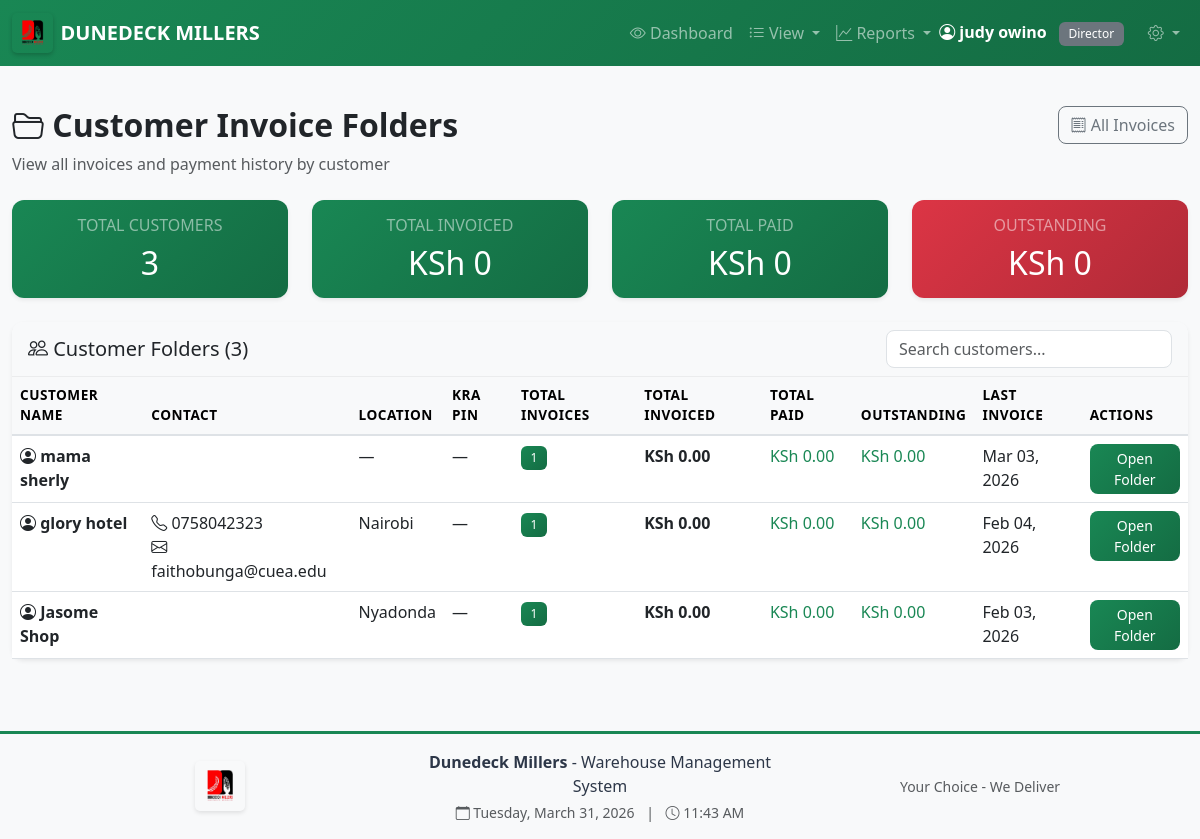
Screenshot of /customers (signed in) with the database file from the repository.
### app.py (models this page shows, shortened)
class User(UserMixin, db.Model):
    id = db.Column(db.Integer, primary_key=True)
    username = db.Column(db.String(80), unique=True, nullable=False)
    name = db.Column(db.String(120), nullable=False)
    password_hash = db.Column(db.String(200), nullable=False)
    role = db.Column(db.String(20), nullable=False)  # worker, manager, director, admin
    is_blocked = db.Column(db.Boolean, default=False)
    must_change_password = db.Column(db.Boolean, default=True)
    created_at = db.Column(db.DateTime, default=datetime.utcnow)
    last_login = db.Column(db.DateTime)
    sheets = db.relationship('IntakeSheet', foreign_keys='IntakeSheet.worker_id', backref='worker', lazy=True)
    authorized_sheets = db.relationship('IntakeSheet', foreign_keys='IntakeSheet.authorized_by_id', backref='authorized_by', lazy=True)

class Invoice(db.Model):
    __tablename__ = 'invoice'
    id = db.Column(db.Integer, primary_key=True)
    invoice_number = db.Column(db.String(100), unique=True, nullable=False)
    invoice_date = db.Column(db.Date, nullable=False, default=date.today)
    is_auto_generated = db.Column(db.Boolean, default=False)
    updated_by_id = db.Column(db.Integer, db.ForeignKey('user.id'), nullable=True)
    updated_at = db.Column(db.DateTime, nullable=True)
    customer_name = db.Column(db.String(200), nullable=False)
    phone_number = db.Column(db.String(20))
    email = db.Column(db.String(100))
    city = db.Column(db.String(100))
    state = db.Column(db.String(100))
    zip_code = db.Column(db.String(20))
    kra_pin = db.Column(db.String(50))
    reference_code = db.Column(db.String(100))
    subtotal = db.Column(db.Float, default=0)
    tax = db.Column(db.Float, default=0)
    grand_total = db.Column(db.Float, nullable=False)
    amount_paid = db.Column(db.Float, default=0)
    payment_status = db.Column(db.String(20), default='unpaid')
    created_by_id = db.Column(db.Integer, db.ForeignKey('user.id'))
    dispatch_id = db.Column(db.Integer, db.ForeignKey('dispatch.id'))
    created_at = db.Column(db.DateTime, default=datetime.utcnow)
    created_by = db.relationship('User', foreign_keys=[created_by_id], backref='invoices_created')
    dispatch = db.relationship('Dispatch', backref='invoices')
    items = db.relationship('InvoiceItem', backref='invoice', lazy=True, cascade='all, delete-orphan')
    payments = db.relationship('Payment', backref='invoice', lazy=True, cascade='all, delete-orphan')
    updated_by = db.relationship('User', foreign_keys=[updated_by_id], backref='updated_invoices')

### app.py (the view)
@app.route('/customers')
@login_required
def customers_list():
    customers_data = {}
    invoices = Invoice.query.order_by(Invoice.invoice_date.desc()).all()
    for invoice in invoices:
        customer = invoice.customer_name
        if customer not in customers_data:
            customers_data[customer] = {
                'name': customer,
                'phone': invoice.phone_number,
                'email': invoice.email,
                'city': invoice.city,
                'kra_pin': invoice.kra_pin,
                'total_invoices': 0,
                'total_invoiced': 0,
                'total_paid': 0,
                'outstanding': 0,
                'last_invoice_date': None
            }
        customers_data[customer]['total_invoices'] += 1
        customers_data[customer]['total_invoiced'] += invoice.grand_total
        customers_data[customer]['total_paid'] += invoice.amount_paid
        customers_data[customer]['outstanding'] += (invoice.grand_total - invoice.amount_paid)
        if not customers_data[customer]['last_invoice_date'] or invoice.invoice_date > customers_data[customer]['last_invoice_date']:
            customers_data[customer]['last_invoice_date'] = invoice.invoice_date
    customers_list = sorted(customers_data.values(), key=lambda x: x['last_invoice_date'] if x['last_invoice_date'] else date.min, reverse=True)
    return render_template('customers/list.html', customers=customers_list)

### templates/customers/list.html (shortened to what this page needs)
{% extends "base.html" %}
{% block content %}
<div class="row mb-4">
    <div class="col-md-8">
        <h2 class="fw-bold">
            <i class="bi bi-folder2-open"></i> Customer Invoice Folders
        </h2>
        <p class="text-muted mb-0">View all invoices and payment history by customer</p>
    </div>
    <div class="col-md-4 text-md-end">
        <a href="{{ url_for('invoices_list') }}" class="btn btn-outline-secondary">
            <i class="bi bi-receipt"></i> All Invoices
        </a>
    </div>
</div>
<div class="row mb-4">
    <div class="col-md-3">
        <div class="card bg-primary text-white shadow-sm">
            <div class="card-body text-center">
                <h6 class="text-white-50">TOTAL CUSTOMERS</h6>
                <h2 class="mb-0">{{ customers|length }}</h2>
            </div>
        </div>
    </div>
    <div class="col-md-3">
        <div class="card bg-success text-white shadow-sm">
            <div class="card-body text-center">
                <h6 class="text-white-50">TOTAL INVOICED</h6>
                <h2 class="mb-0">KSh {{ "{:,.0f}".format(customers|sum(attribute='total_invoiced')) }}</h2>
            </div>
        </div>
    </div>
    <div class="col-md-3">
        <div class="card bg-info text-white shadow-sm">
            <div class="card-body text-center">
                <h6 class="text-white-50">TOTAL PAID</h6>
                <h2 class="mb-0">KSh {{ "{:,.0f}".format(customers|sum(attribute='total_paid')) }}</h2>
            </div>
        </div>
    </div>
    <div class="col-md-3">
        <div class="card bg-danger text-white shadow-sm">
            <div class="card-body text-center">
                <h6 class="text-white-50">OUTSTANDING</h6>
                <h2 class="mb-0">KSh {{ "{:,.0f}".format(customers|sum(attribute='outstanding')) }}</h2>
            </div>
        </div>
    </div>
</div>
{% if customers %}
<div class="card shadow-sm">
    <div class="card-header bg-light">
        <div class="d-flex justify-content-between align-items-center">
            <h5 class="mb-0"><i class="bi bi-people"></i> Customer Folders ({{ customers|length }})</h5>
            <input type="text" id="searchInput" class="form-control w-25" placeholder="Search customers...">
        </div>
    </div>
    <div class="card-body p-0">
        <div class="table-responsive">
            <table class="table table-hover mb-0" id="customersTable">
                <thead class="table-light">
                    <tr>
                        <th>Customer Name</th>
                        <th>Contact</th>
                        <th>Location</th>
                        <th>KRA PIN</th>
                        <th>Total Invoices</th>
                        <th>Total Invoiced</th>
                        <th>Total Paid</th>
                        <th>Outstanding</th>
                        <th>Last Invoice</th>
                        <th>Actions</th>
                    </tr>
                </thead>
                <tbody>
                    {% for customer in customers %}
                    <tr>
                        <td class="fw-bold">
                            <i class="bi bi-person-circle"></i> {{ customer.name }}
                        </td>
                        <td>
                            {% if customer.phone %}
                            <i class="bi bi-telephone"></i> {{ customer.phone }}<br>
                            {% endif %}
                            {% if customer.email %}
                            <i class="bi bi-envelope"></i> {{ customer.email }}
                            {% endif %}
                        </td>
                        <td>{{ customer.city or '—' }}</td>
                        <td>{{ customer.kra_pin or '—' }}</td>
                        <td><span class="badge bg-primary">{{ customer.total_invoices }}</span></td>
                        <td class="fw-bold">KSh {{ "{:,.2f}".format(customer.total_invoiced) }}</td>
                        <td class="text-success">KSh {{ "{:,.2f}".format(customer.total_paid) }}</td>
                        <td class="{% if customer.outstanding > 0 %}text-danger fw-bold{% else %}text-success{% endif %}">
                            KSh {{ "{:,.2f}".format(customer.outstanding) }}
                        </td>
                        <td>{{ customer.last_invoice_date.strftime('%b %d, %Y') if customer.last_invoice_date else '—' }}</td>
                        <td>
                            <a href="{{ url_for('customer_folder', customer_name=customer.name) }}"
                               class="btn btn-sm btn-primary">
                                 Open Folder
                            </a>
                        </td>
                    </tr>
                    {% endfor %}
                </tbody>
            </table>
        </div>
    </div>
</div>
{% endif %}
{% endblock %}

### templates/base.html (shortened to what this page needs)
<!DOCTYPE html>
<html lang="en">
<head>
    <link href="https://cdn.jsdelivr.net/npm/bootstrap@5.3.0/dist/css/bootstrap.min.css" rel="stylesheet">
    <link rel="stylesheet" href="https://cdn.jsdelivr.net/npm/bootstrap-icons@1.10.0/font/bootstrap-icons.css">
    <link rel="stylesheet" href="{{ url_for('static', filename='css/style.css') }}">
</head>
<body>
{% if current_user.is_authenticated %}
<nav class="navbar navbar-expand-lg navbar-dark bg-primary navbar-fixed">
    <div class="container-fluid">
        <a class="navbar-brand d-flex align-items-center" href="{{ url_for('dashboard') }}">
            <img src="{{ url_for('static', filename='images/logo.jpeg') }}"
                 alt="Dunedeck Millers"
                 height="40"
                 class="me-2"
                 style="border-radius: 5px;">
            <span class="fw-bold">DUNEDECK MILLERS</span>
        </a>
        <div class="collapse navbar-collapse" id="navbarNav">
            <ul class="navbar-nav ms-auto align-items-center">
                {% if current_user.role == 'worker' %}
                <li class="nav-item">
                    <a class="nav-link" href="{{ url_for('worker_dashboard') }}">
                        <i class="bi bi-speedometer2"></i> Dashboard
                    </a>
                </li>
                <li class="nav-item dropdown">
                    <a class="nav-link dropdown-toggle" href="#" role="button" data-bs-toggle="dropdown">
                        <i class="bi bi-box-seam"></i> Operations
                    </a>
                    <ul class="dropdown-menu">
                        <li><a class="dropdown-item" href="{{ url_for('requisitions_list') }}">
                            <i class="bi bi-clipboard-check"></i> My Requisitions
                        </a></li>
                        <li><a class="dropdown-item" href="{{ url_for('create_requisition') }}">
                            <i class="bi bi-plus-circle"></i> New Requisition
                        </a></li>
                        <li><hr class="dropdown-divider"></li>
                        <li><a class="dropdown-item" href="{{ url_for('invoices_list') }}">
                            <i class="bi bi-receipt"></i> My Invoices
                        </a></li>
                        <li><a class="dropdown-item" href="{{ url_for('create_invoice') }}">
                            <i class="bi bi-plus-circle"></i> New Invoice
                        </a></li>
                        <li><a class="dropdown-item" href="{{ url_for('customers_list') }}">
                            <i class="bi bi-folder2-open"></i> Customer Folders
                        </a></li>
                    </ul>
                </li>
                <li class="nav-item">
                    <a class="nav-link" href="{{ url_for('packaging_list') }}">
                        <i class="bi bi-box"></i> Packaging
                    </a>
                </li>
                {% elif current_user.role == 'director' %}
                <li class="nav-item">
                    <a class="nav-link" href="{{ url_for('director_dashboard') }}">
                        <i class="bi bi-eye"></i> Dashboard
                    </a>
                </li>
                <li class="nav-item dropdown">
                    <a class="nav-link dropdown-toggle" href="#" role="button" data-bs-toggle="dropdown">
                        <i class="bi bi-list-ul"></i> View
                    </a>
                </li>
                <li class="nav-item dropdown">
                    <a class="nav-link dropdown-toggle" href="#" role="button" data-bs-toggle="dropdown">
                        <i class="bi bi-graph-up"></i> Reports
                    </a>
                </li>
                {% endif %}
                <li class="nav-item">
                    <span class="navbar-text text-white me-3">
                        <i class="bi bi-person-circle"></i>
                        <strong>{{ current_user.name }}</strong>
                        <span class="badge role-{{ current_user.role }} ms-2">{{ current_user.role|title }}</span>
                    </span>
                </li>
                <li class="nav-item dropdown">
                    <a class="nav-link dropdown-toggle" href="#" role="button" data-bs-toggle="dropdown">
                        <i class="bi bi-gear"></i>
                    </a>
                </li>
            </ul>
        </div>
    </div>
</nav>
{% endif %}
    <main class="container-fluid py-4">
        {% block content %}{% endblock %}
    </main>
    {% if current_user.is_authenticated %}
    <footer class="text-center py-3 mt-5" style="background-color: #f8f9fa; border-top: 3px solid var(--dm-green);">
        <div class="container">
            <div class="row align-items-center">
                <div class="col-md-4">
                    <img src="{{ url_for('static', filename='images/logo.jpeg') }}"
                         alt="Dunedeck Millers"
                         height="50"
                         style="border-radius: 5px;">
                </div>
                <div class="col-md-4">
                    <p class="mb-1" style="color: var(--dm-dark);">
                        <strong>Dunedeck Millers</strong> - Warehouse Management System
                    </p>
                    <p class="mb-0 text-muted small">
                        <i class="bi bi-calendar"></i> <span id="currentDate"></span>
                        <span class="mx-2">|</span>
                        <i class="bi bi-clock"></i> <span id="currentTime"></span>
                    </p>
                </div>
                <div class="col-md-4">
                    <p class="mb-0 text-muted small">
                        Your Choice - We Deliver
                    </p>
                </div>
            </div>
        </div>
    </footer>
    {% endif %}
</body>
</html>

### rows the page displays
User: name "judy owino", role "Director"
Invoice: name "mama sherly", city "—", kra_pin "—", total_invoices "1", total_invoiced "0.00", total_paid "0.00", outstanding "0.00", last_invoice_date "Mar 03, 2026"
Invoice: name "glory hotel", phone "0758042323", email "faithobunga@cuea.edu", city "Nairobi", kra_pin "—", total_invoices "1", total_invoiced "0.00", total_paid "0.00", outstanding "0.00", last_invoice_date "Feb 04, 2026"
Invoice: name "Jasome Shop", city "Nyadonda", kra_pin "—", total_invoices "1", total_invoiced "0.00", total_paid "0.00", outstanding "0.00", last_invoice_date "Feb 03, 2026"

### other values shown
{{ customers|length }} "3"
{{ "{:,.0f}".format(customers|sum(attribute='total_invoiced')) }} "0"
{{ "{:,.0f}".format(customers|sum(attribute='total_paid')) }} "0"
{{ "{:,.0f}".format(customers|sum(attribute='outstanding')) }} "0"
